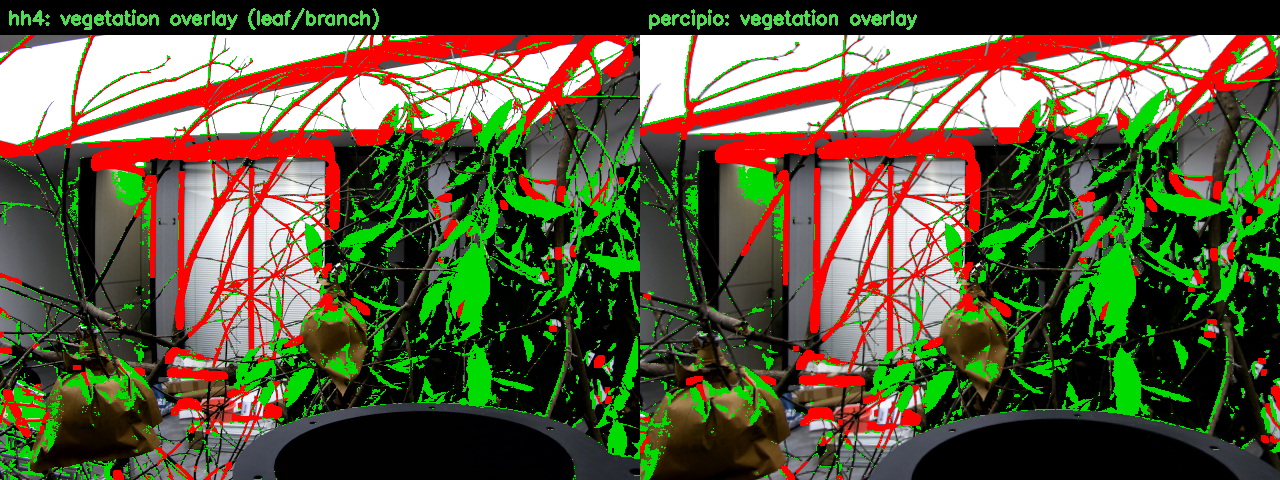
#> input picture src/peach_stereo/test/report/fig_branch_overlay.png, 1280 x 480 px
$ python check_frame.py ../report/fig_branch_overlay.png
#> lines starting #> are read from the running program, lines starting #| are printed output that depends on the picture
#!/usr/bin/env python3
"""录制自检门：composite 窗帧里必须看到检测框与分割轮廓.

判据（与 debug_draw.py 的绘制色一致，BGR）：
  绿框 (0,220,0) / 橙框 (0,180,255)——确认目标检测框，2px
  红轮廓 (80,80,230)——SAM 分割轮廓，2px
阈值取宽松窗（x11grab→png 无损，色偏极小）。exit 0=过门。
"""
import sys

import cv2
import numpy as np


def main():
    img = cv2.imread(sys.argv[1])
#> img is the input picture: shape (480, 1280, 3); mean B, G, R 60.6, 91, 93.2
    if img is None:
        print('GATE: FAIL — cannot read frame')
        return 1
    b = img[..., 0].astype(int)
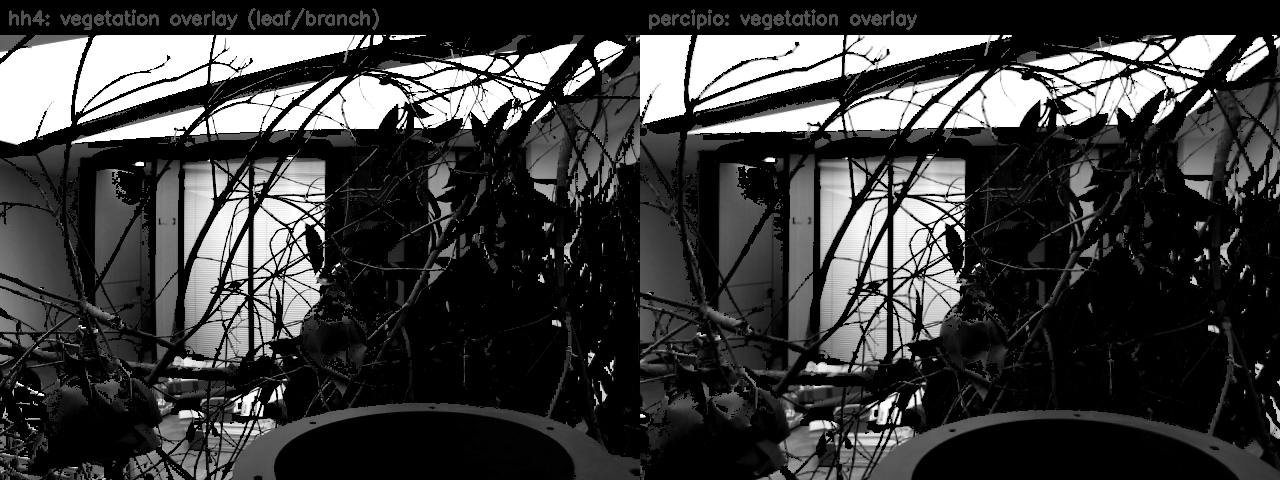
#> b: shape (480, 1280) int64; min 0, max 255, mean 60.6
    g = img[..., 1].astype(int)
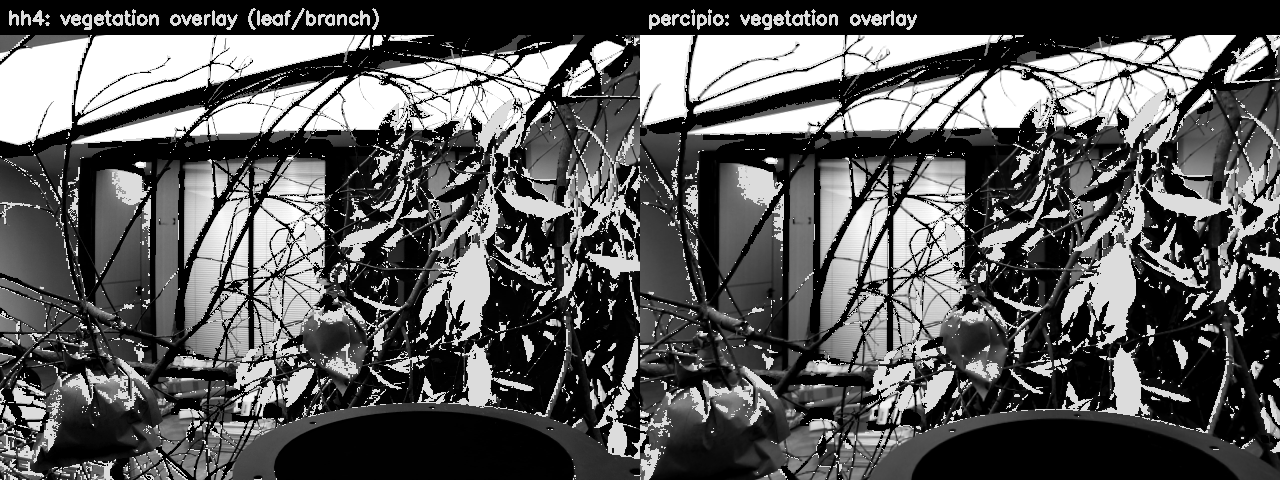
#> g: shape (480, 1280) int64; min 0, max 255, mean 91
    r = img[..., 2].astype(int)
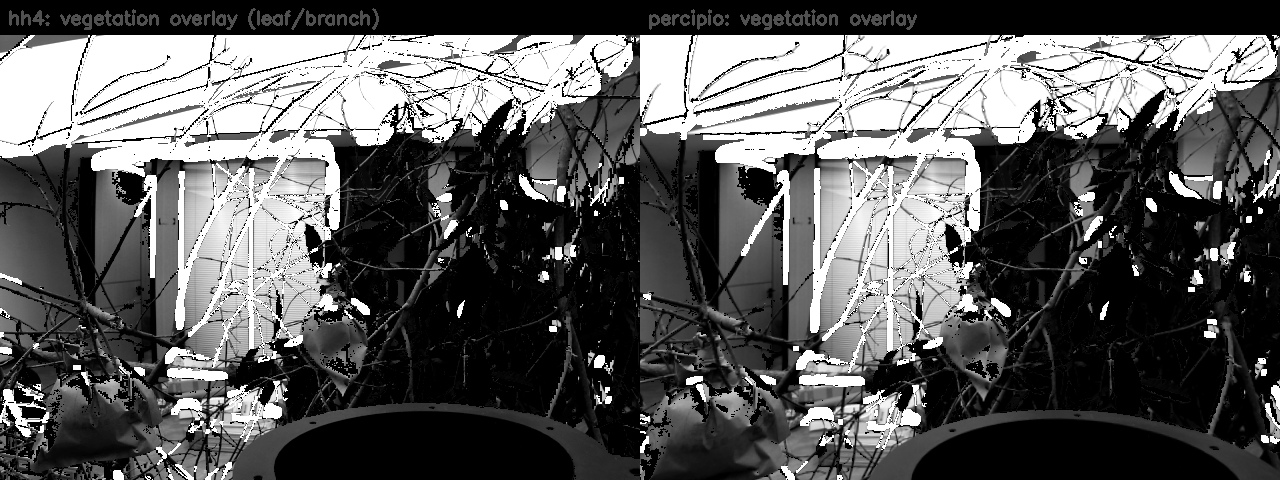
#> r: shape (480, 1280) int64; min 0, max 255, mean 93.2
    green = int(((g > 170) & (r < 100) & (b < 100)).sum())
#> green = 79963
    orange = int(((b < 80) & (g > 150) & (r > 200)).sum())
#> orange = 0
    red = int(((r > 190) & (b > 40) & (b < 130) & (g > 40) & (g < 130)).sum())
#> red = 414
    print(f'GATE: green_box={green} orange_box={orange} mask_contour={red}')
#| GATE: green_box=79963 orange_box=0 mask_contour=414
    ok = (green + orange) >= 200 and red >= 200
#> ok = True
    print('GATE: PASS（框/掩膜可见）' if ok else 'GATE: FAIL — 框/掩膜不可见')
#| GATE: PASS（框/掩膜可见）
    return 0 if ok else 1


if __name__ == '__main__':
    sys.exit(main())
#> (the program exits here)
